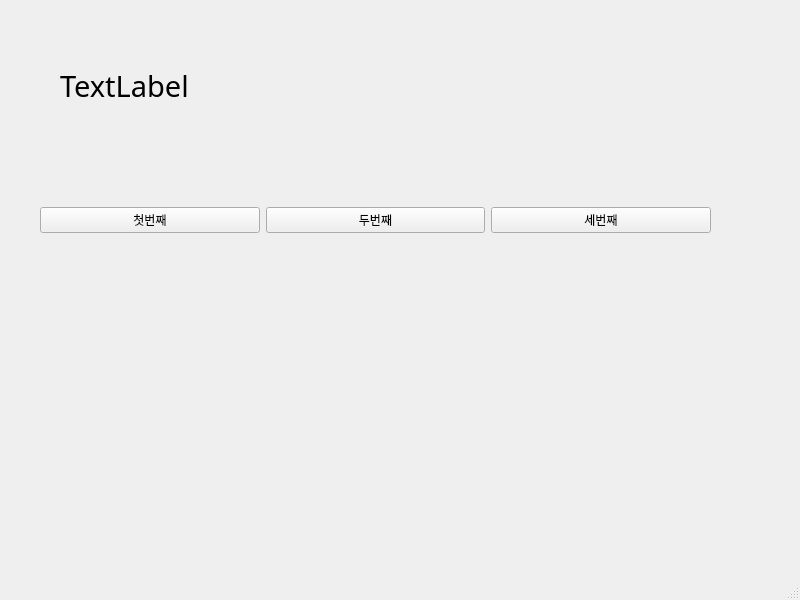
<?xml version="1.0" encoding="UTF-8"?>
<ui version="4.0">
 <class>MainWindow</class>
 <widget class="QMainWindow" name="MainWindow">
  <property name="geometry">
   <rect>
    <x>0</x>
    <y>0</y>
    <width>800</width>
    <height>600</height>
   </rect>
  </property>
  <property name="windowTitle">
   <string>MainWindow</string>
  </property>
  <widget class="QWidget" name="centralwidget">
   <widget class="QWidget" name="horizontalLayoutWidget">
    <property name="geometry">
     <rect>
      <x>40</x>
      <y>150</y>
      <width>671</width>
      <height>141</height>
     </rect>
    </property>
    <layout class="QHBoxLayout" name="horizontalLayout">
     <item>
      <widget class="QPushButton" name="pushButton">
       <property name="text">
        <string>첫번째</string>
       </property>
      </widget>
     </item>
     <item>
      <widget class="QPushButton" name="pushButton_2">
       <property name="text">
        <string>두번째</string>
       </property>
      </widget>
     </item>
     <item>
      <widget class="QPushButton" name="pushButton_3">
       <property name="text">
        <string>세번째</string>
       </property>
      </widget>
     </item>
    </layout>
   </widget>
   <widget class="QLabel" name="label">
    <property name="geometry">
     <rect>
      <x>60</x>
      <y>50</y>
      <width>671</width>
      <height>71</height>
     </rect>
    </property>
    <property name="font">
     <font>
      <family>돋움체</family>
      <pointsize>22</pointsize>
     </font>
    </property>
    <property name="text">
     <string>TextLabel</string>
    </property>
   </widget>
  </widget>
  <widget class="QMenuBar" name="menubar">
   <property name="geometry">
    <rect>
     <x>0</x>
     <y>0</y>
     <width>800</width>
     <height>26</height>
    </rect>
   </property>
  </widget>
  <widget class="QStatusBar" name="statusbar"/>
 </widget>
 <resources/>
 <connections>
  <connection>
   <sender>pushButton</sender>
   <signal>clicked()</signal>
   <receiver>MainWindow</receiver>
   <slot>firstClick()</slot>
   <hints>
    <hint type="sourcelabel">
     <x>104</x>
     <y>242</y>
    </hint>
    <hint type="destinationlabel">
     <x>171</x>
     <y>321</y>
    </hint>
   </hints>
  </connection>
  <connection>
   <sender>pushButton_2</sender>
   <signal>clicked()</signal>
   <receiver>MainWindow</receiver>
   <slot>secondClick()</slot>
   <hints>
    <hint type="sourcelabel">
     <x>337</x>
     <y>238</y>
    </hint>
    <hint type="destinationlabel">
     <x>426</x>
     <y>327</y>
    </hint>
   </hints>
  </connection>
  <connection>
   <sender>pushButton_3</sender>
   <signal>clicked()</signal>
   <receiver>MainWindow</receiver>
   <slot>thirdClick()</slot>
   <hints>
    <hint type="sourcelabel">
     <x>592</x>
     <y>241</y>
    </hint>
    <hint type="destinationlabel">
     <x>652</x>
     <y>317</y>
    </hint>
   </hints>
  </connection>
 </connections>
 <slots>
  <slot>firstClick()</slot>
  <slot>secondClick()</slot>
  <slot>thirdClick()</slot>
 </slots>
</ui>
